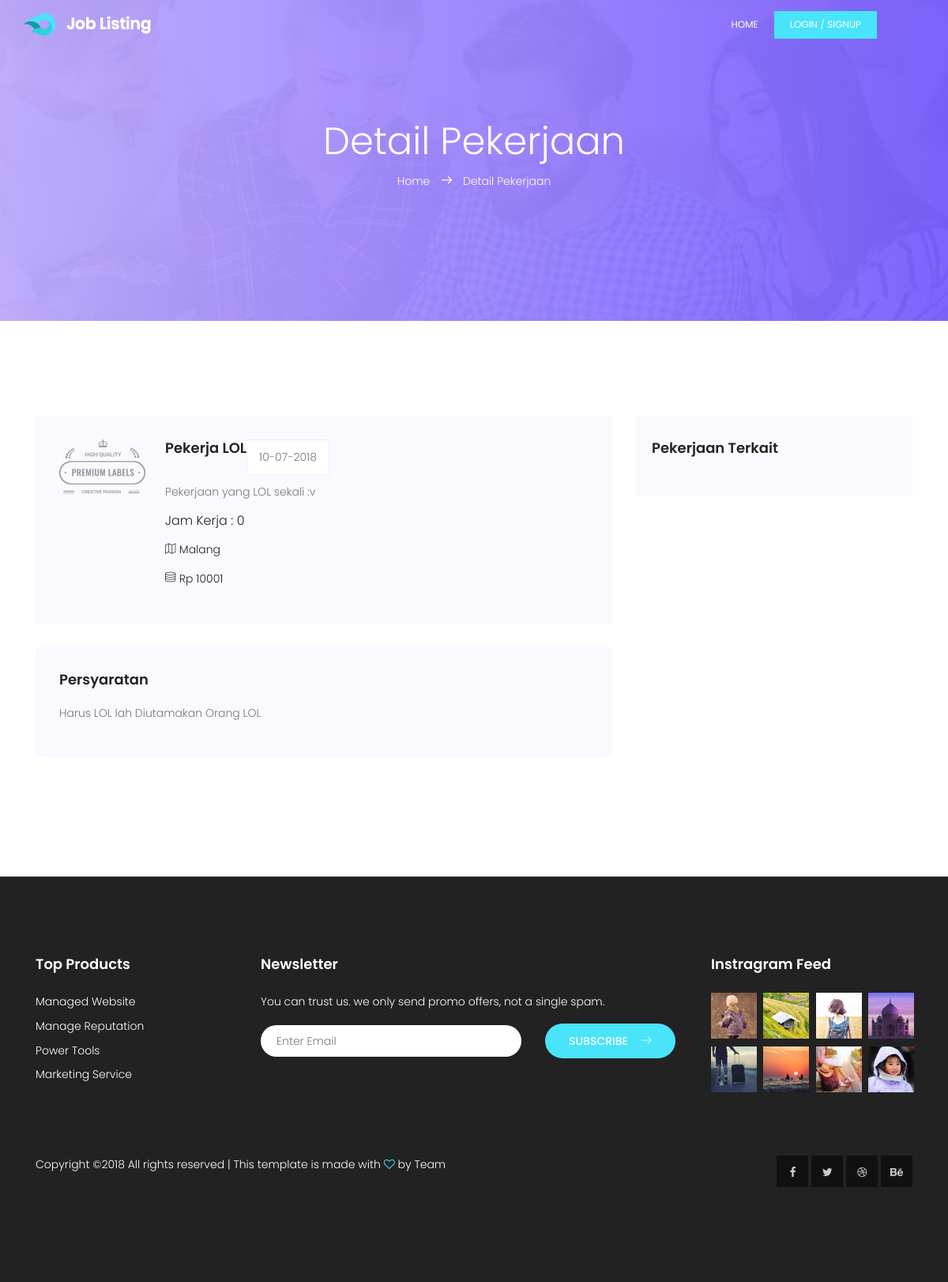
Page /index.php/home/single/4 on the committed database.
### tables this page shows
CREATE TABLE `lowongan` (
  `idLowongan` int(11) NOT NULL,
  `lowongan` varchar(50) NOT NULL,
  `deskripsi` varchar(255) NOT NULL,
  `persyaratan` varchar(255) NOT NULL,
  `idPerusahaan` int(11) NOT NULL,
  `tglPost` date NOT NULL,
  `status` enum('buka','tutup') NOT NULL,
  `gaji` bigint(20) NOT NULL,
  `kota` varchar(25) NOT NULL,
  `jamKerja` enum('0','1','2') NOT NULL,
  `kuota` int(11) NOT NULL,
  `fkKategori` int(11) NOT NULL
);

### application/controllers/home.php (called while the page is built, shortened)
<?php
class Home extends CI_Controller {
	var $data;
	public function __construct()
	{
		$this->load->model('lowongan');
		$this->load->model('user');
	}
	public function single($id)
	{
		$data['userMasuk'] = $this->data;
		$data['lowongan'] = $this->lowongan->getLowongan($id);
		$data['lowonganTerkait'] = $this->lowongan->getLowongan('', $id, $data['lowongan'][0]->fkKategori);
		$data['pendaftar'] = $this->lowongan->getPendaftar();
		$this->load->view('home/single', $data);
	}
}

### index.php (called while the page is built, shortened)
<?php
require_once BASEPATH.'core/CodeIgniter.php';

### application/models/lowongan.php (called while the page is built, shortened)
<?php
class Lowongan extends CI_Model {
	public function getLowongan($get, $getkat=0, $kategori=0, $idPerusahaan=0)
	{
		$this->db->join('perusahaan', 'lowongan.idPerusahaan = perusahaan.idPerusahaan', 'left');
		$this->db->join('kategori_pekerjaan kp', 'lowongan.fkKategori = kp.idKategori', 'left');
		$this->db->where('status', 'buka');
		$this->db->where('kuota >', 0);
		if ($get > 0) {
			$this->db->where('idLowongan', $get);
		}
		if ($kategori > 0) {
			$this->db->where('idLowongan !=', $getkat);
			$this->db->where('fkKategori', $kategori);
		}
		$this->db->order_by('tglPost', 'desc');
		$query = $this->db->get('lowongan');
		if ($get == 'num') {
			return $query->num_rows();
		} else {
			return $query->result();
		}
	}
}

### application/views/home/single.php (the view, shortened to what this page needs)
<!DOCTYPE html>
<html lang="id" class="no-js">
	<head>
		<?php include 'head.php'; ?>
	</head>
	<body>
		<?php include 'header.php'; ?>
		<section class="banner-area relative" id="home">
			<div class="overlay overlay-bg"></div>
			<div class="container">
				<div class="row d-flex align-items-center justify-content-center">
					<div class="about-content col-lg-12">
						<h1 class="text-white">
							Detail Pekerjaan
						</h1>
						<p class="text-white link-nav"><a href="<?= base_url('index.php/home') ?>">Home </a>  <span class="lnr lnr-arrow-right"></span>  <a href="<?= base_url('index.php/home/single/'.$this->uri->segment(3)) ?>"> Detail Pekerjaan</a></p>
					</div>
				</div>
			</div>
		</section>
		<section class="post-area section-gap">
			<div class="container">
				<div class="row justify-content-center d-flex">
					<div class="col-lg-8 post-list">
						<div class="single-post d-flex flex-row">
							<div class="thumb">
								<img src="<?= base_url('assets/home/img/post.png') ?>">
							</div>
							<div class="details">
								<div class="title d-flex flex-row justify-content-between">
									<div class="titles">
										<h4><?= $lowongan[0]->lowongan ?></h4>
										<br>
									</div>
									<ul class="btns">
										<li><?= date('d-m-Y', strtotime($lowongan[0]->tglPost)) ?></li>
									</ul>
								</div>
								<p>
									<?= $lowongan[0]->deskripsi ?>
								</p>
								<h5>Jam Kerja : <?= $lowongan[0]->jamKerja ?></h5>
								<p class="address">
									<span class="lnr lnr-map"></span> <?= $lowongan[0]->kota ?>
								</p>
								<p class="address">
									<span class="lnr lnr-database"></span> Rp <?= $lowongan[0]->gaji ?>
								</p>
							</div>
						</div>
						<div class="single-post job-details">
							<h4 class="single-title">Persyaratan</h4>
							<p>
								<?= $lowongan[0]->persyaratan ?>
							</p>
						</div>
					</div>
					<div class="col-lg-4 sidebar">
						<div class="single-slidebar">
							<h4>Pekerjaan Terkait</h4>
						</div>
					</div>
				</div>
			</div>
		</section>
		<?php include 'foot.php'; ?>
	</body>
</html>

### assets/home/css/main.css (style rules this page uses)
body { color: #777777; font-family: "Poppins", sans-serif; font-size: 14px; font-weight: 300; line-height: 1.625em; position: relative; }
ol, ul { margin: 0; padding: 0; list-style: none; }
a { -webkit-transition: all 0.3s ease 0s; -moz-transition: all 0.3s ease 0s; -o-transition: all 0.3s ease 0s; transition: all 0.3s ease 0s; }
a, a:focus, a:hover { text-decoration: none; outline: 0; }
h1, h2, h3, h4, h5, h6 { font-family: "Poppins", sans-serif; color: #222222; line-height: 1.2em !important; margin-bottom: 0; margin-top: 0; font-weight: 600; }
h1, .h1 { font-size: 36px; }
h4, .h4 { font-size: 18px; }
h5, .h5 { font-size: 16px; }
.text-white { color: #fff; }
.relative { position: relative; }
.overlay { position: absolute; left: 0; right: 0; top: 0; bottom: 0; }
h1 { font-size: 36px; }
h4 { font-size: 18px; }
h5 { font-size: 16px; }
h1, h2, h3, h4, h5, h6 { line-height: 1.5em; }
.section-gap { padding: 120px 0; }
.p1-gradient-bg, .banner-area .overlay-bg, .sidebar .single-slidebar .cat-list li:hover, .callto-action-area, .single-price:hover .price-bottom, .single-service:hover, .submit-right, .submit-left, .contact-btns, .form-area .primary-btn { background-image: -moz-linear-gradient(0deg, #bfacff 0%, #795fff 100%); background-image: -webkit-linear-gradient(0deg, #bfacff 0%, #795fff 100%); background-image: -ms-linear-gradient(0deg, #bfacff 0%, #795fff 100%); }
.banner-area { background: url(../img/header-bg.jpg) center; background-size: cover; }
.banner-area .overlay-bg { opacity: .95; }
.post-list .single-post { padding: 30px; background-color: #f9f9ff; margin-bottom: 30px; }
.post-list .single-post h5 { color: #222; font-weight: 300; margin-bottom: 15px; }
.post-list .single-post .address { color: #222; margin-bottom: 15px; }
.post-list .single-post .btns li { display: inline-block; background-color: #fff; border: 1px solid #eee; padding: 10px 15px; -webkit-transition: all 0.3s ease 0s; -moz-transition: all 0.3s ease 0s; -o-transition: all 0.3s ease 0s; transition: all 0.3s ease 0s; }
.sidebar .single-slidebar { background-color: #f9f9ff; padding: 30px 20px; margin-bottom: 30px; }
.sidebar .single-slidebar h4 { margin-bottom: 20px; }
.link-nav { margin-top: 10px; }
.about-content { padding: 150px 0px; text-align: center; }
.about-content h1 { font-size: 48px; font-weight: 300; }
.about-content a { color: #fff; font-weight: 300; font-size: 14px; }
.about-content .lnr { margin: 0px 10px; font-weight: 600; }
.single-title { margin-bottom: 20px; }
.single-post .thumb { margin-right: 25px; }
.single-post { margin-bottom: 30px; }
.single-post .title h4 { margin-bottom: 10px; }

### rows in the picture
lowongan: lowongan "Pekerja LOL", tglPost "10-07-2018", deskripsi "Pekerjaan yang LOL sekali :v", jamKerja "0", kota "Malang", gaji "10001", persyaratan "Harus LOL lah Diutamakan Orang LOL"
